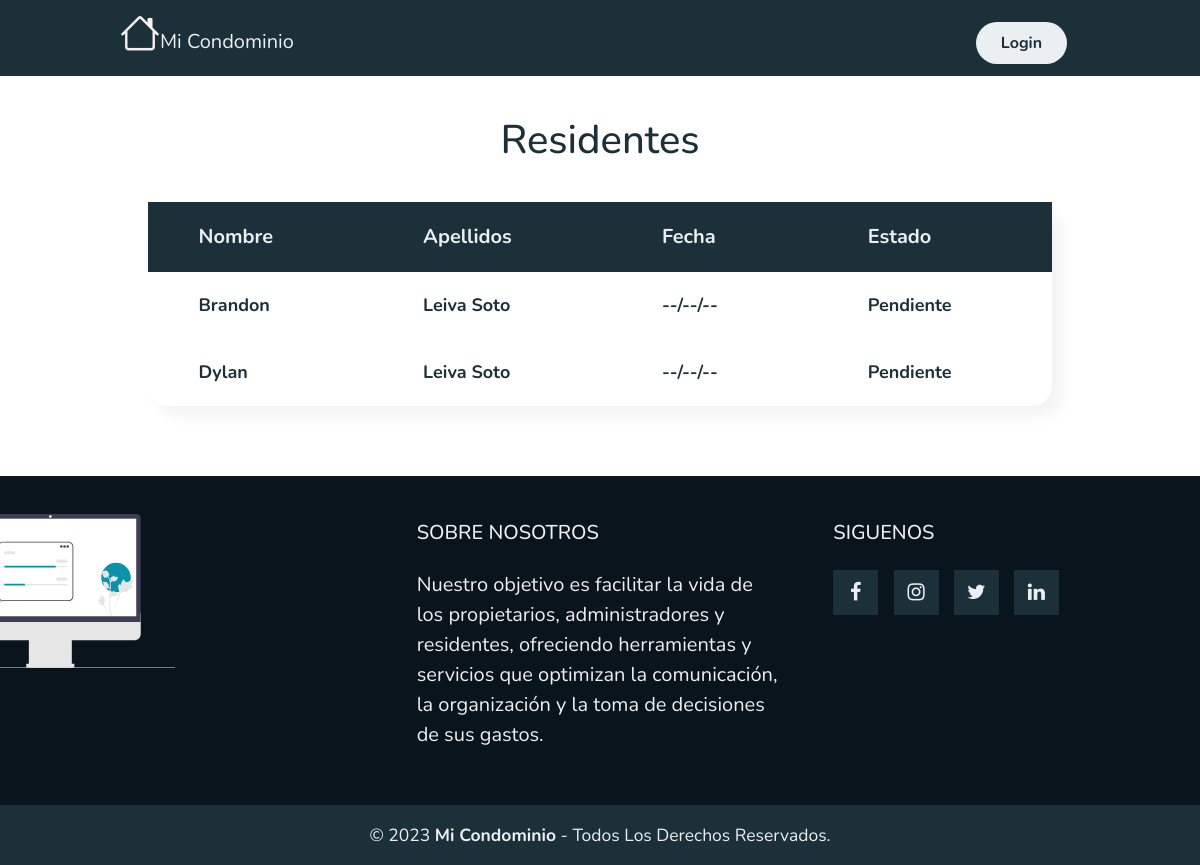
The app's page /UsuariosGastosComunes/31/ with its own data.
### myapp/models.py (models this page shows, shortened)
class User(AbstractUser):
    imagen = models.ImageField(upload_to="FotoPerfil", default='ImagenUsuario.webp', null=True)
    direccion = models.CharField(max_length=50)
    num_telefono = models.CharField(max_length=50)
    fecha_naci = models.DateField(null=True)
    gastos_comunes = models.ManyToManyField('PagoComun', related_name='residentes', blank=True)

class PagoComun(models.Model):
    ESTADO_PAGO = (
        ('Pendiente', 'Pendiente'),
        ('Pagado', 'Pagado'),
    )
    estado_pago = models.CharField(max_length=20, choices=ESTADO_PAGO, default='Pendiente')
    nombre = models.CharField(max_length=50)
    monto = models.IntegerField()
    fecha = models.DateField(default=date.today)

### myapp/views.py (the view)
# urls.py: path('UsuariosGastosComunes/<int:gasto_id>/',UsuariosGastosComunes,name="UsuariosGastosComunes"),
def UsuariosGastosComunes(request, gasto_id):
    gasto = get_object_or_404(PagoComun, pk=gasto_id)
    residentes = gasto.residentes.all()
    return render(request, 'myapp/GastosComunes/UsuarioConGasto.html', {'gasto': gasto, 'residentes': residentes})

### myapp/templates/myapp/GastosComunes/UsuarioConGasto.html
{% extends 'myapp/base.html' %}
{% block contenido %}
{% load static %}
{% load humanize %}
<link rel="stylesheet" href="{% static 'myapp/css/PagarGastoComun/PagarGastoComun.css' %}">
<div class="titulo">
    <h1>Residentes</h1>
</div>
<div class="tabla">
    <table class="Residentes">
        <thead class="thead">
            <tr style="color: #eceff1;">
                <th>Nombre</th>
                <th>Apellidos</th>
                <th>Fecha</th>
                <th>Estado</th>
            </tr>
        <tbody>
            {% for residente in gasto.residentes.all %}
            <tr>
                <th>{{ residente.username }}</th>
                <th>{{ residente.last_name }}</th>
                <th>--/--/--</th>
                <th>{{ gasto.estado_pago }}</th>
            </tr>
            {% endfor %}
        </tbody>
        </thead>
    </table>
</div>
{% endblock %}

### myapp/static/myapp/css/estilo.css/estilo.css (style rules this page uses)
* { box-sizing: border-box; margin: 0; padding: 0; font-family: 'Nunito', sans-serif; }
body { background-color: #fff; }

### myapp/static/myapp/css/PagarGastoComun/PagarGastoComun.css (style rules this page uses)
.titulo { color: #1b3039; display: flex; align-items: center; justify-content: center; margin-top: 40px; }
.tabla { display: flex; align-items: center; justify-content: center; margin-top: 30px; margin-bottom: 70px; }
.Residentes { background-color: #ffffff; box-shadow: 10px 10px 15px rgba(0, 0, 0, 0.05); border-radius: 20px; }
.tabla th { padding: 20px 100px 20px 50px; }
.thead { color: #3b535e; font-size: 20px; background-color: #1b3039; }
tbody { color: #1b3039; font-size: 18px; }

### records on screen
User: username "Brandon", last_name "Leiva Soto"
PagoComun: estado_pago "Pendiente"
User: username "Dylan", last_name "Leiva Soto"
